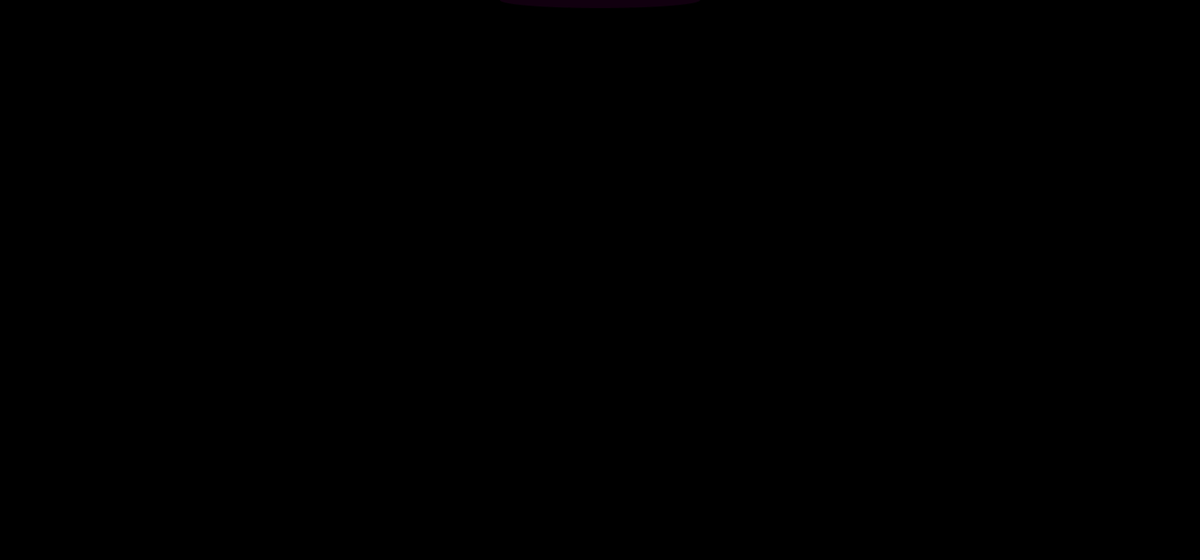
Frame 1 (no input)
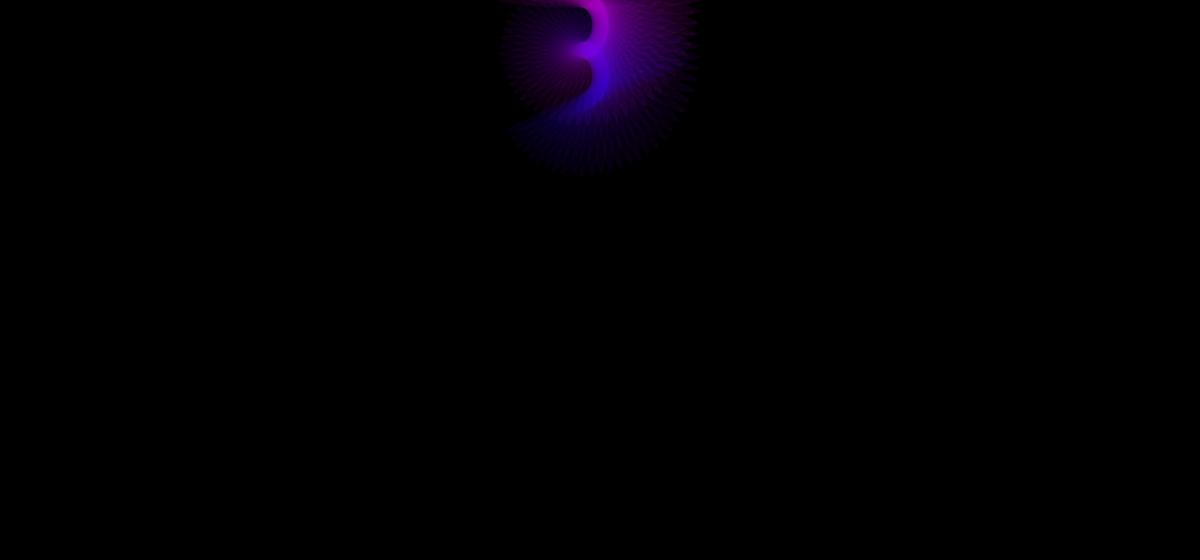
Frame 60 (the mouse pressed at the canvas centre just before this capture)
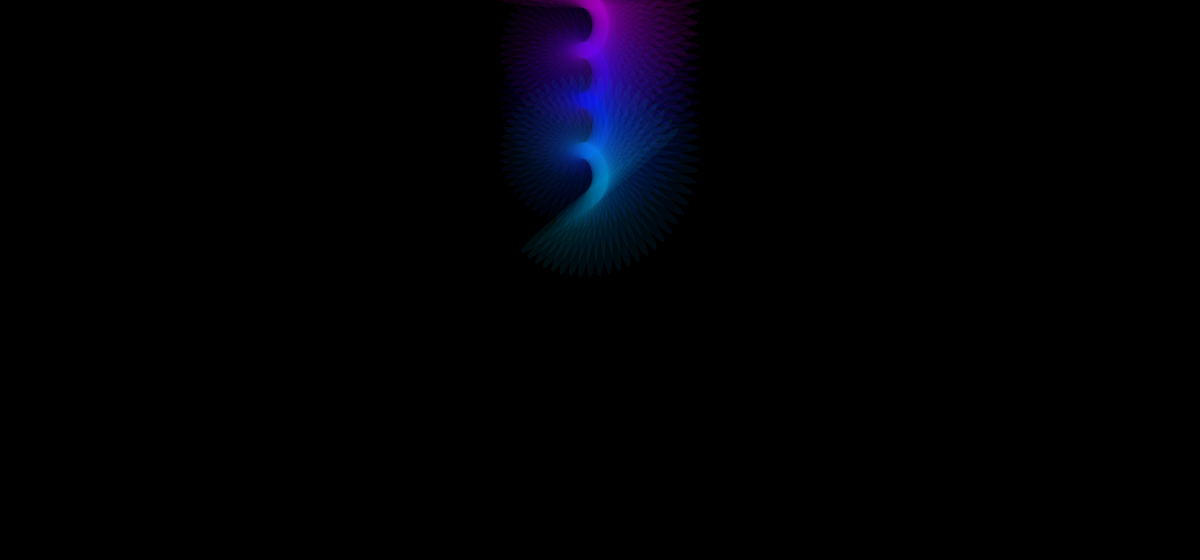
Frame 120 (the mouse held since frame 60 and released just before this capture)

The Processing sketch that drew these frames (run headless with seeded random() and noise(); from frame 60 on, the mouse is pressed at the canvas centre):

// Processing sketch: processing_95694
// ── processing_95694.pde

float x,y;
float angulo;
float tono;
int sentido;

void setup(){
  size (1500,700);
  colorMode (HSB,300);
  background (0);
  smooth();
  stroke(tono,50,50,10);
  x=width/2;
  y=0;
  angulo=0;
  tono=255;
  frameRate(80);
}

void draw(){
  translate (x,y);
  rotate(angulo);
  fill(tono,300,300,20);
  ellipse(0,0,250,20);
  y=y+2;
  angulo=angulo+.1;
  tono=tono-.8;
  
  if (sentido==1){
fill(tono,300,300,20);
ellipse(0,0,250,20);
  y=y+2;
  angulo=angulo+.1;
  tono=tono-.8;
  } 
  
 if ((x==width/2)&&(y+20==800)){
   y=0;
  background(0);
  tono=255;
}

}
